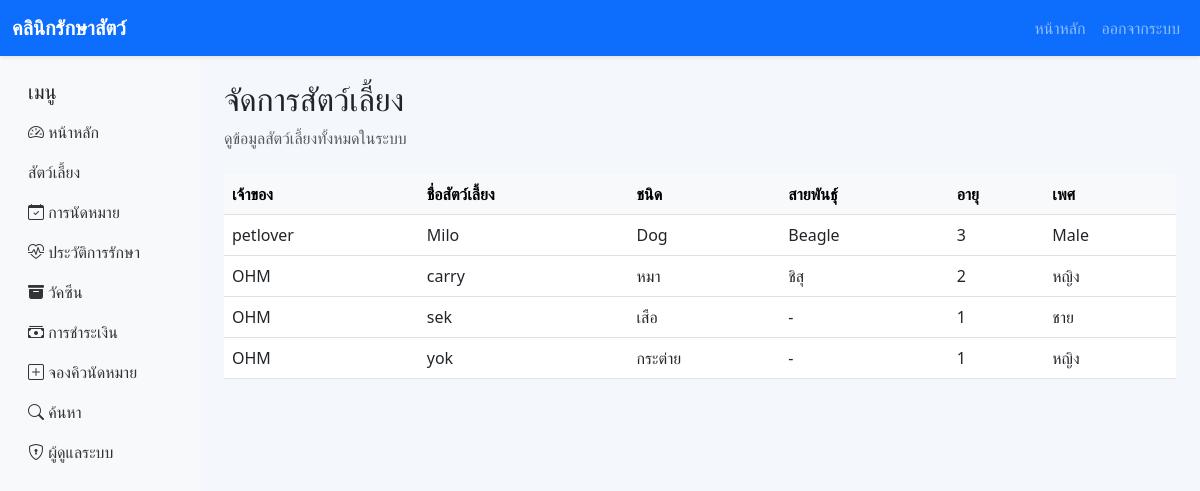
Screenshot of /admin/pets (signed in) with the database file from the repository.
### models/pet.py (models this page shows)
class Pet(db.Model):
    __tablename__ = 'pets'
    id = db.Column(db.Integer, primary_key=True)
    owner_id = db.Column(db.Integer, db.ForeignKey('users.id'), nullable=False)
    pet_name = db.Column(db.String(120), nullable=False)
    species = db.Column(db.String(80), nullable=False)
    breed = db.Column(db.String(100), nullable=True)
    age = db.Column(db.Integer, nullable=True)
    gender = db.Column(db.String(20), nullable=True)
    weight = db.Column(db.Float, nullable=True)
    image = db.Column(db.String(200), nullable=True)
    appointments = db.relationship('Appointment', backref='pet', lazy=True)
    vaccines = db.relationship('Vaccine', backref='pet', lazy=True)

### models/user.py (models this page shows, shortened)
class User(UserMixin, db.Model):
    __tablename__ = 'users'
    id = db.Column(db.Integer, primary_key=True)
    username = db.Column(db.String(80), unique=True, nullable=False)
    email = db.Column(db.String(120), unique=True, nullable=False)
    password_hash = db.Column(db.String(200), nullable=False)
    role = db.Column(db.String(20), default='user', nullable=False)
    created_at = db.Column(db.DateTime, default=datetime.utcnow)
    pets = db.relationship('Pet', backref='owner', lazy=True)
    def is_admin(self):
        return self.role == 'admin'

### routes/admin.py (the view)
    def wrapper(*args, **kwargs):
        if not current_user.is_authenticated or not current_user.is_admin():
            flash('หน้านี้สำหรับผู้ดูแลระบบเท่านั้น', 'danger')
            return redirect(url_for('user.dashboard'))
        return func(*args, **kwargs)

### routes/admin.py (called while the page is built)
def admin_required(func):
    def wrapper(*args, **kwargs):
        if not current_user.is_authenticated or not current_user.is_admin():
            flash('หน้านี้สำหรับผู้ดูแลระบบเท่านั้น', 'danger')
            return redirect(url_for('user.dashboard'))
        return func(*args, **kwargs)
    wrapper.__name__ = func.__name__
    return wrapper

@admin_bp.route('/pets')
@login_required
@admin_required
def pets():
    pets = Pet.query.order_by(Pet.pet_name).all()
    return render_template('admin/pets.html', pets=pets)

### templates/admin/pets.html (shortened to what this page needs)
{% extends 'base.html' %}
{% block content %}
<div class="mb-4"><h2>จัดการสัตว์เลี้ยง</h2><p class="text-muted">ดูข้อมูลสัตว์เลี้ยงทั้งหมดในระบบ</p></div>
<div class="table-responsive">
<table class="table table-hover align-middle"><thead class="table-light"><tr><th>เจ้าของ</th><th>ชื่อสัตว์เลี้ยง</th><th>ชนิด</th><th>สายพันธุ์</th><th>อายุ</th><th>เพศ</th></tr></thead><tbody>
    {% for pet in pets %}
    <tr>
        <td>{{ pet.owner.username }}</td>
        <td>{{ pet.pet_name }}</td>
        <td>{{ pet.species }}</td>
        <td>{{ pet.breed }}</td>
        <td>{{ pet.age or '-' }}</td>
        <td>{{ pet.gender or '-' }}</td>
    </tr>
    {% else %}
    <tr><td colspan="6" class="text-center">ไม่มีประวัติสัตว์เลี้ยง</td></tr>
    {% endfor %}
</tbody></table>
</div>
{% endblock %}

### static/css/style.css (style rules this page uses)
body { background: #f4f7fb; min-height: 100vh; }
.table td, .table th { vertical-align: middle; }

### rows the page displays
Pet: owner.username "petlover", pet_name "Milo", species "Dog", breed "Beagle", age "3", gender "Male"
Pet: owner.username "OHM", pet_name "carry", species "หมา", breed "ชิสุ", age "2", gender "หญิง"
Pet: owner.username "OHM", pet_name "sek", species "เสือ", breed "-", age "1", gender "ชาย"
Pet: owner.username "OHM", pet_name "yok", species "กระต่าย", breed "-", age "1", gender "หญิง"
